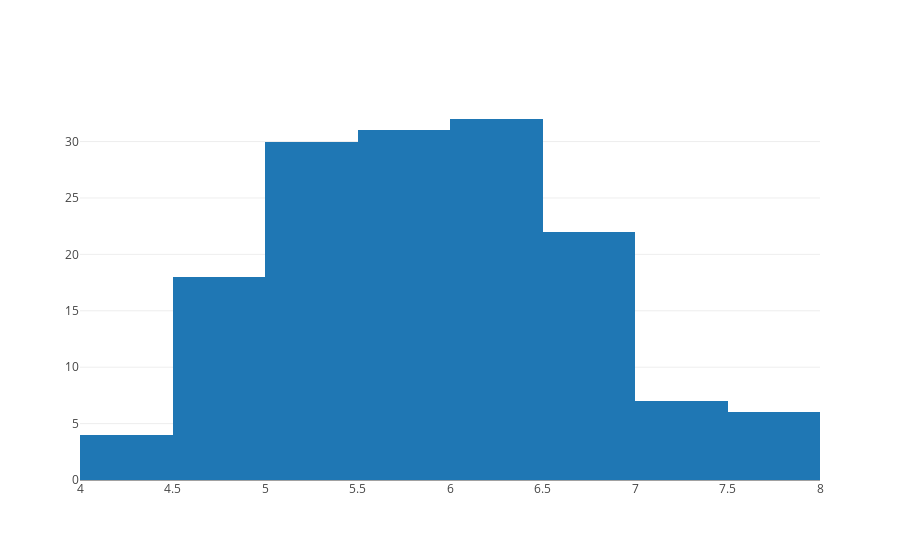

The code cell stored with this chart in its notebook:
### Markdown cell above
### Histograms

### Code cell
x = iris_df['sepal length (cm)']
data = [ go.Histogram(x=x, nbinsx=8) ]

# trace3 = go.Histogram(
#     x=x,
#     xbins=dict(
#         start='1969-11-15',
#         end='1972-03-31',
#         size= 'M18'),
#     autobinx = False
# )

plotly.offline.iplot(data)

### Figure 1 — Plotly figure (JSON) as saved in the notebook; plotly's stock layout.template omitted (floating-point values rounded to 4 significant figures; data arrays with more than 128 entries replaced by an {"elided": "..."} marker saying what was removed)
{"data": [{"nbinsx": 8, "type": "histogram", "uid": "ef079245-f4e1-11e8-ae2e-080027daca25", "x": {"elided": "150 float values"}}], "layout": {}}
